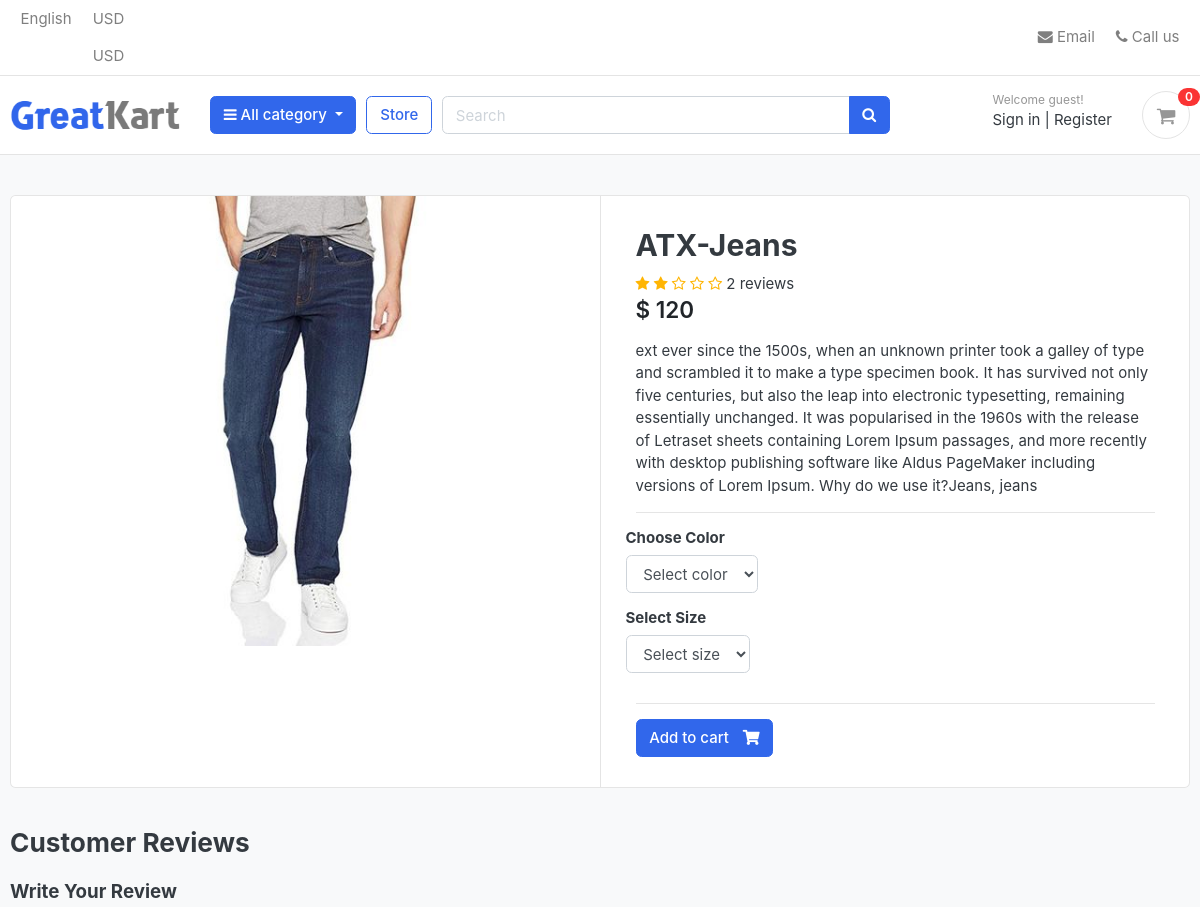
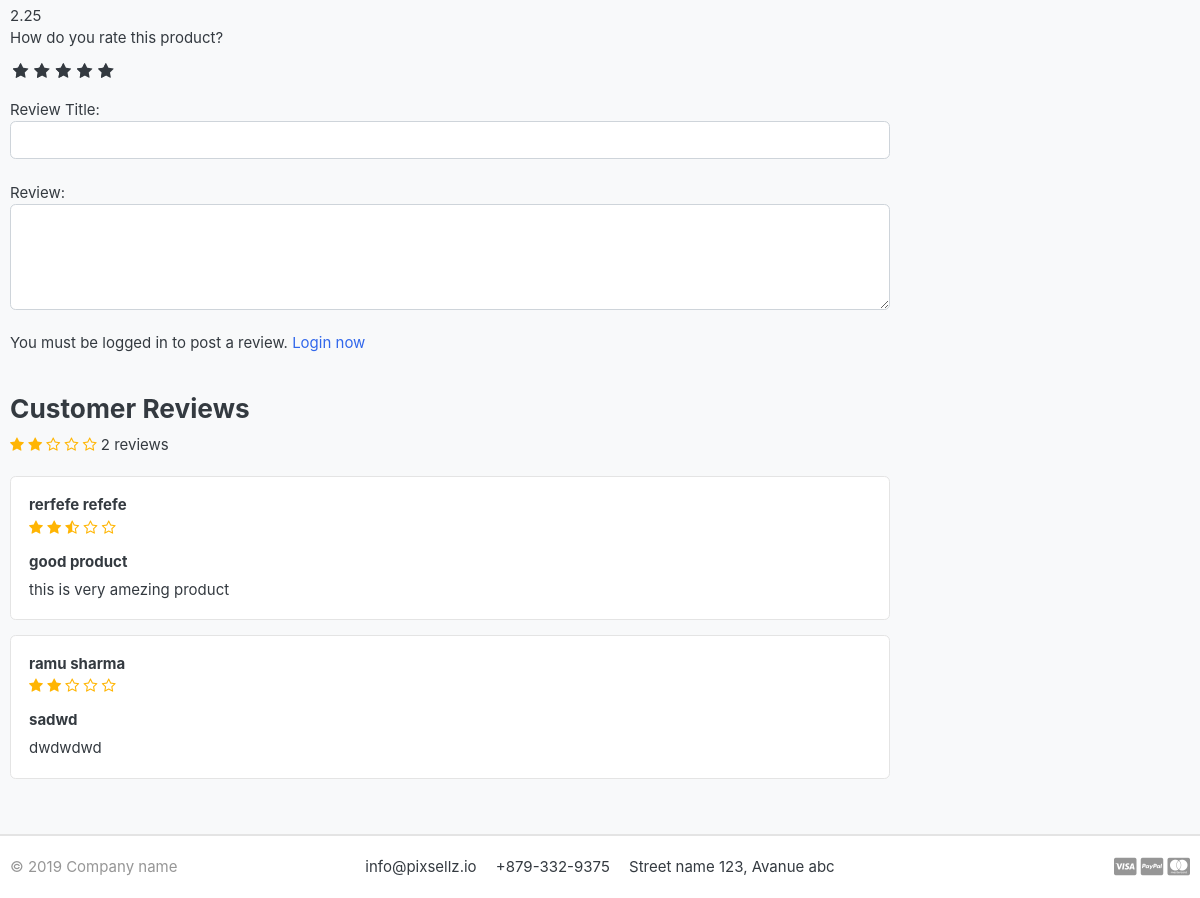
/store/category/ajax-jeans/atx-jeans/, run on an earlier commit of the app's database (2 pictures, top to bottom).
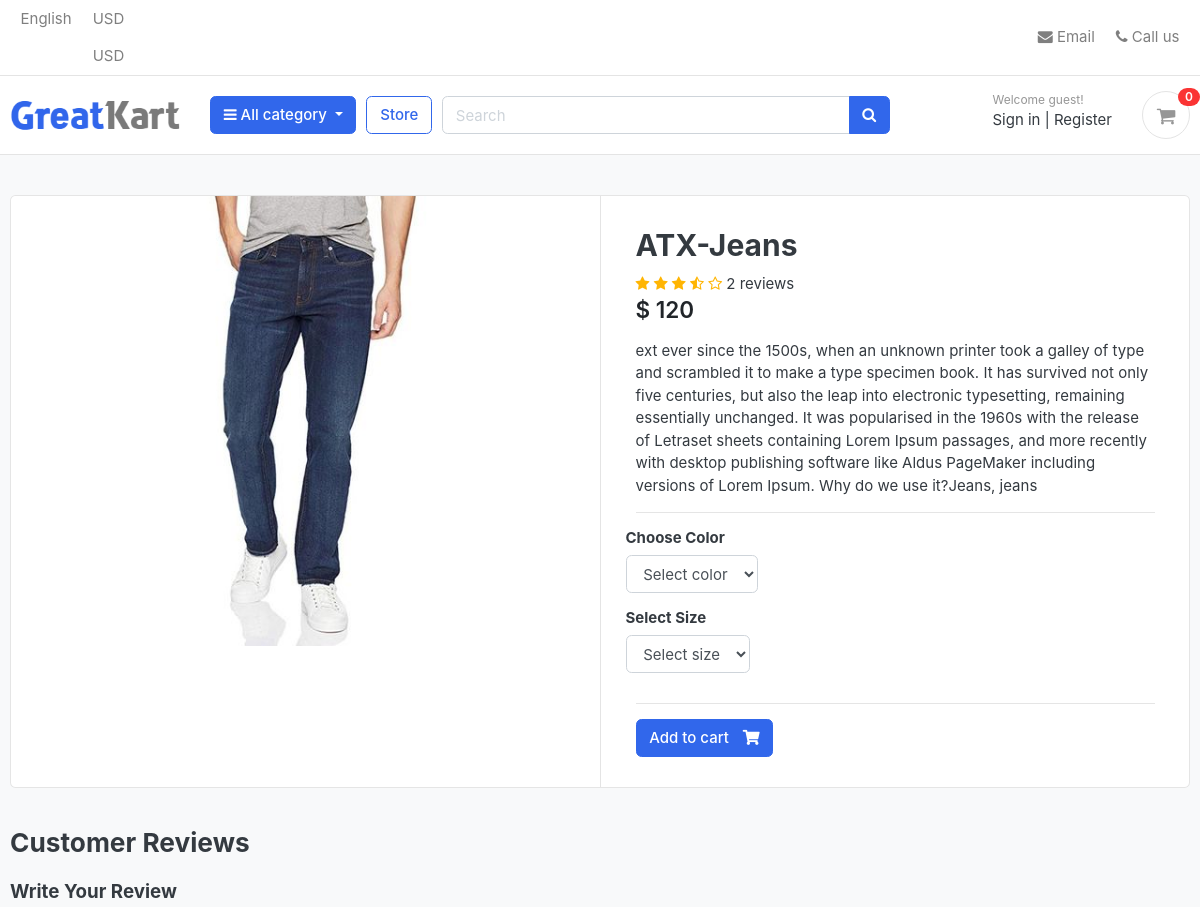
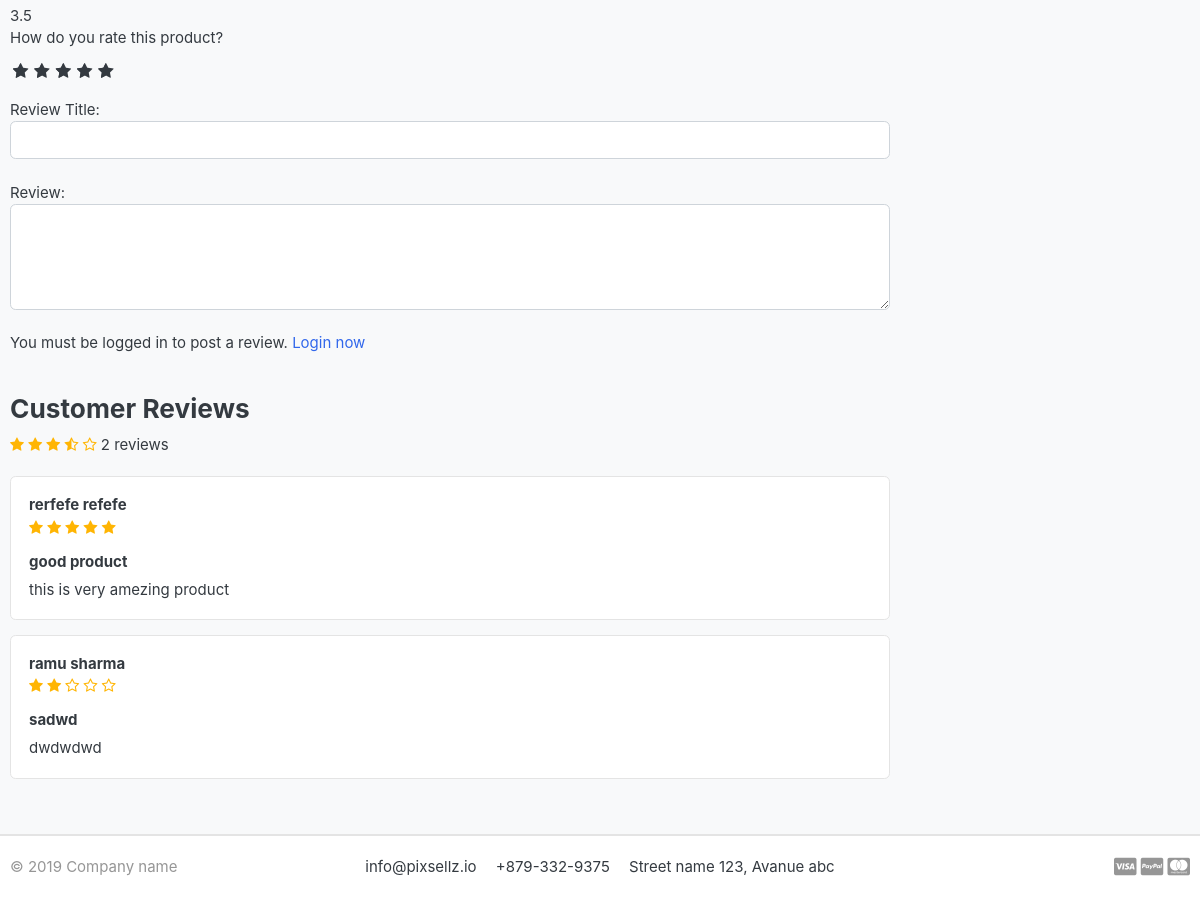
And on a later commit of the database (2 pictures, top to bottom).
### store/models.py (models this page shows, shortened)
class Product(models.Model):
    product_name = models.CharField(max_length = 200 , unique= True)
    slug = models.SlugField(max_length=200 , unique=True)
    description = models.TextField(max_length=500 , blank=True)
    price = models.IntegerField()
    images = models.ImageField(upload_to='photos/products')
    stock = models.IntegerField()
    is_available = models.BooleanField(default=True)
    category = models.ForeignKey(Category , on_delete=models.CASCADE)
    created_date = models.DateTimeField(auto_now_add=True)
    modified_date = models.DateTimeField(auto_now = True)
    def averageReview(self):
        reviews = ReviewRating.objects.filter(product=self , status = True).aggregate(average=Avg('rating'))
        avg = 0
        if reviews['average'] is not None:
            avg = float(reviews['average'])
        return avg
    def countReview(self):
        reviews = ReviewRating.objects.filter(product=self , status = True).aggregate(count=Count('id'))
        count = 0
        if reviews['count'] is not None:
            count = int(reviews['count'])
        return count

class ReviewRating(models.Model):
    product = models.ForeignKey(Product , on_delete=models.CASCADE)
    user = models.ForeignKey(Account , on_delete=models.CASCADE)
    subject = models.CharField(max_length=100 , blank=True)
    review = models.TextField(max_length=100, blank=True)
    rating = models.FloatField(max_length=500 , blank=True)
    ip =models.CharField(max_length=20 , blank=True)
    status = models.BooleanField(default=True)
    created_date = models.DateTimeField(auto_now_add=True)
    updated_date = models.DateTimeField(auto_now = True)

### accounts/models.py (models this page shows, shortened)
class Account(AbstractBaseUser):
    first_name      = models.CharField(max_length=50)
    last_name       = models.CharField(max_length=50)
    username        = models.CharField(max_length=50, unique=True)
    email           = models.EmailField(max_length=100, unique=True)
    phone_number    = models.CharField(max_length=50)
    date_joined     = models.DateTimeField(auto_now_add=True)
    last_login      = models.DateTimeField(auto_now_add=True)
    is_admin        = models.BooleanField(default=False)
    is_staff        = models.BooleanField(default=False)
    is_active        = models.BooleanField(default=False)
    is_superadmin        = models.BooleanField(default=False)
    USERNAME_FIELD = 'email'
    REQUIRED_FIELDS = ['username', 'first_name', 'last_name']
    objects = MyAccountManager()
    def full_name(self):
        return f'{self.first_name} {self.last_name}'

### store/views.py (the view)
# urls.py: path('category/<slug:category_slug>/<slug:product_slug>/' , views.product_detail , name = 'product_detail' ),
def product_detail(request , category_slug , product_slug):
    try:
        single_product = Product.objects.get(category__slug=category_slug, slug=product_slug)
        in_cart = CartItem.objects.filter(cart__cart_id=_cart_id(request),product = single_product).exists()
    except Exception as e:
        raise e
    if request.user.is_authenticated:
        try:
            orderproduct = OrderProduct.objects.filter(user=request.user, product_id=single_product.id).exists()
        except OrderProduct.DoesNotExist:
            orderproduct = None
    else:
        orderproduct = None
    reviews = ReviewRating.objects.filter(product_id=single_product.id ,status = True)
    context = {
        'single_product': single_product,
        'in_cart':in_cart,
        'orderproduct':orderproduct,
        'reviews':reviews
    }
    return render(request , 'store/product_detail.html' ,context)

### carts/context_processors.py (called while the page is built)
def counter(request):
    cart_count = 0
    if 'admin' in request.path:
        return {}
    else:
        try:
            cart = Cart.objects.filter(cart_id=_cart_id(request))
            if request.user.is_authenticated:
                cart_items = CartItem.objects.all().filter(user=request.user)
            else:
                cart_items = CartItem.objects.all().filter(cart=cart[:1])
            for cart_item in cart_items:
                cart_count += cart_item.quantity
        except Cart.DoesNotExist:
            cart_count = 0
    return dict(cart_count= cart_count)

### carts/views.py (called while the page is built)
def _cart_id(request):
    cart = request.session.session_key
    if not cart:
        cart = request.session.create()
    return cart

### category/context_processors.py (called while the page is built)
def menu_links(request):
    links = Category.objects.all()
    return dict(links = links)

### category/models.py (called while the page is built)
    def get_url(self):
        return reverse('products_by_category', args=[self.slug])

### store/models.py (called while the page is built)
    def colors(self):
        return super(VariationManager, self).filter(variation_category = 'color', is_active= True)

    def sizes(self):
        return super(VariationManager , self).filter(variation_category = 'size' , is_active = True)

### templates/store/product_detail.html (shortened to what the changed rows need)
{% extends 'base.html' %}
{% load static %}
{% block content %}
<section class="section-content padding-y bg">
    <div class="container">
    <div class="card">
        <div class="row no-gutters">
            <aside class="col-md-6">
    <article class="gallery-wrap">
        <div class="img-big-wrap">
           <a href="#"><img src="{{ single_product.images.url }}"></a>
        </div>
    </article>
            </aside>
            <main class="col-md-6 border-left">
    <form  action="{% url 'add_cart' single_product.id %}" method = 'POST'>
    <article class="content-body">
    <h2 class="title">{{ single_product.product_name }}</h2>
    <div class="rating-star">
        <span>
            <i class="fa fa-star{% if single_product.averageReview < 0.5 %}-o{% elif single_product.averageReview >= 0.5 and single_product.averageReview < 1 %}-half-o {% endif %}" aria-hidden="true"></i>
            <i class="fa fa-star{% if single_product.averageReview < 1.5 %}-o{% elif single_product.averageReview >= 1.5 and single_product.averageReview < 2 %}-half-o {% endif %}" aria-hidden="true"></i>
            <i class="fa fa-star{% if single_product.averageReview < 2.5 %}-o{% elif single_product.averageReview >= 2.5 and single_product.averageReview < 3 %}-half-o {% endif %}" aria-hidden="true"></i>
            <i class="fa fa-star{% if single_product.averageReview < 3.5 %}-o{% elif single_product.averageReview >= 3.5 and single_product.averageReview < 4 %}-half-o {% endif %}" aria-hidden="true"></i>
            <i class="fa fa-star{% if single_product.averageReview < 4.5 %}-o{% elif single_product.averageReview >= 4.5 and single_product.averageReview < 5 %}-half-o {% endif %}" aria-hidden="true"></i>
    <span>{{single_product.countReview}} reviews</span>
            </span>
    </div>
    <div class="mb-3">
        <var class="price h4">$ {{single_product.price}}</var>
    </div>
    <p>{{ single_product.description }}</p>
    <hr>
        <div class="row">
            <div class="item-option-select">
            </div>
        </div>
        <div class="row">
            <div class="item-option-select">
            </div>
        </div>
        <hr>
      {% if single_product.stock <= 0 %}
        <h5 class = 'text-danger'>Out of stock</h5>
      {% else %}
        <button type="submit"  class="btn  btn-primary"> <span class="text">Add to cart</span> <i class="fas fa-shopping-cart"></i>  </button
      {% endif %}
    </article>
  </form>
            </main>
        </div>
    </div>
    <br>
    <div class="row">
                <div class="col-md-9">
        <header class="section-heading">
            <h3>Customer Reviews </h3>
        </header>
        <form action="{% url 'submit_review' single_product.id %}" method="POST">
            <h5>Write Your Review</h5>
            {{single_product.averageReview}}
            <div>
                <br>
<br>
                <br>
                <br>
            </div>
        </form>
        <br>
        <header class="section-heading">
            <h3>Customer Reviews </h3>
            <div class="rating-star">
                <span>
                    <i class="fa fa-star{% if single_product.averageReview < 0.5 %}-o{% elif single_product.averageReview >= 0.5 and single_product.averageReview < 1 %}-half-o {% endif %}" aria-hidden="true"></i>
                    <i class="fa fa-star{% if single_product.averageReview < 1.5 %}-o{% elif single_product.averageReview >= 1.5 and single_product.averageReview < 2 %}-half-o {% endif %}" aria-hidden="true"></i>
                    <i class="fa fa-star{% if single_product.averageReview < 2.5 %}-o{% elif single_product.averageReview >= 2.5 and single_product.averageReview < 3 %}-half-o {% endif %}" aria-hidden="true"></i>
                    <i class="fa fa-star{% if single_product.averageReview < 3.5 %}-o{% elif single_product.averageReview >= 3.5 and single_product.averageReview < 4 %}-half-o {% endif %}" aria-hidden="true"></i>
                    <i class="fa fa-star{% if single_product.averageReview < 4.5 %}-o{% elif single_product.averageReview >= 4.5 and single_product.averageReview < 5 %}-half-o {% endif %}" aria-hidden="true"></i>
            <span>{{single_product.countReview}} reviews</span>
                    </span>
            </div>
        </header>
        {% for review in reviews %}
                        <article class="box mb-3">
                            <div class="icontext w-100">
                                <div class="text">
                                    <h6 class="mb-1">{{review.user.full_name}} </h6>
                                    <div class="rating-star">
                                        <span>
                                            <i class="fa fa-star{% if review.rating == 0.5 %}-half-o{% elif review.rating < 1 %}-o {% endif %}" aria-hidden="true"></i>
                                            <i class="fa fa-star{% if review.rating == 1.5 %}-half-o{% elif review.rating < 2 %}-o {% endif %}" aria-hidden="true"></i>
                                            <i class="fa fa-star{% if review.rating == 2.5 %}-half-o{% elif review.rating < 3 %}-o {% endif %}" aria-hidden="true"></i>
                                            <i class="fa fa-star{% if review.rating == 3.5 %}-half-o{% elif review.rating < 4 %}-o {% endif %}" aria-hidden="true"></i>
                                            <i class="fa fa-star{% if review.rating == 4.5 %}-half-o{% elif review.rating < 5 %}-o {% endif %}" aria-hidden="true"></i>
                                        </span>
                                    </div>
                                </div>
                            </div>
                            <div class="mt-3">
                                <h6>{{review.subject}}</h6>
                                <p>
                                    {{review.review}}
                                </p>
                            </div>
                        </article>
        {% endfor %}
        </div>
    </div>
    </div>
    </section>
    {% endblock %}

What changed in the data, as far as the page shows it:
computed for Product "ATX-Jeans": averageReview "2.25" → "3.5"
changed ReviewRating "good product": rating 2.5 → 5 (drawn)
